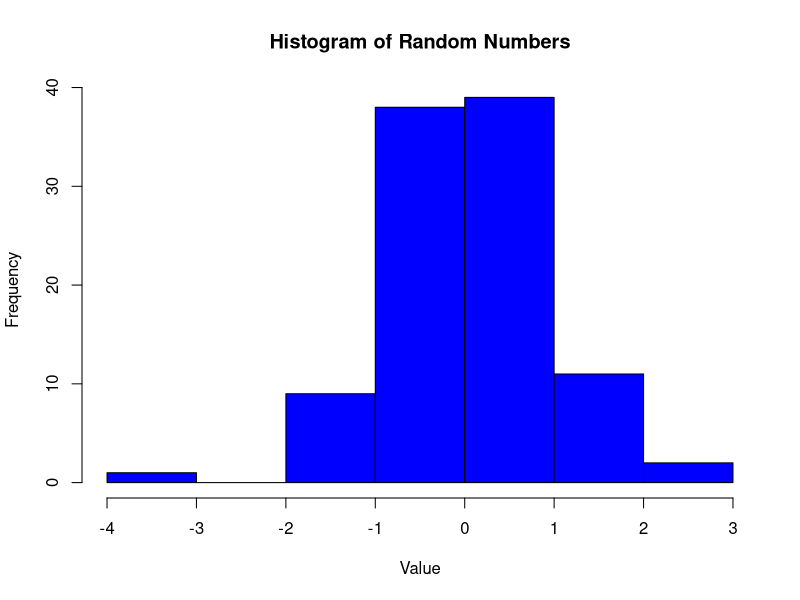
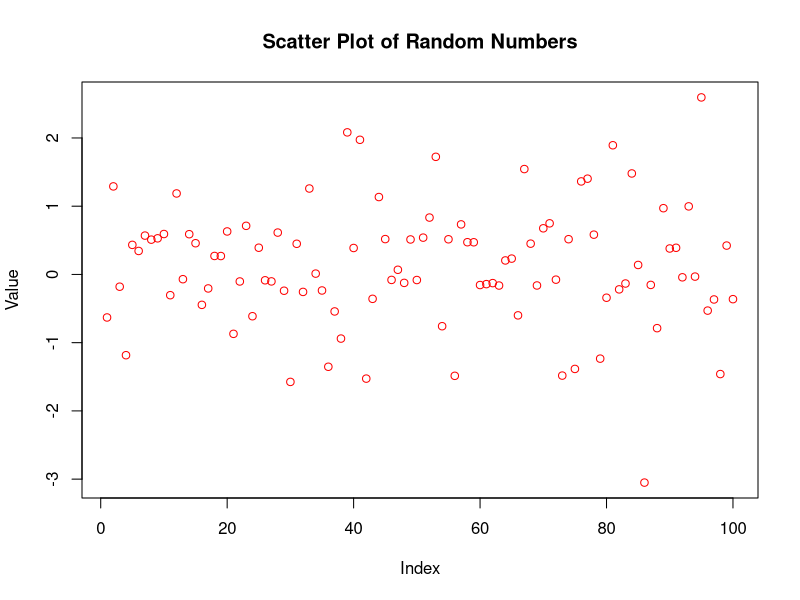
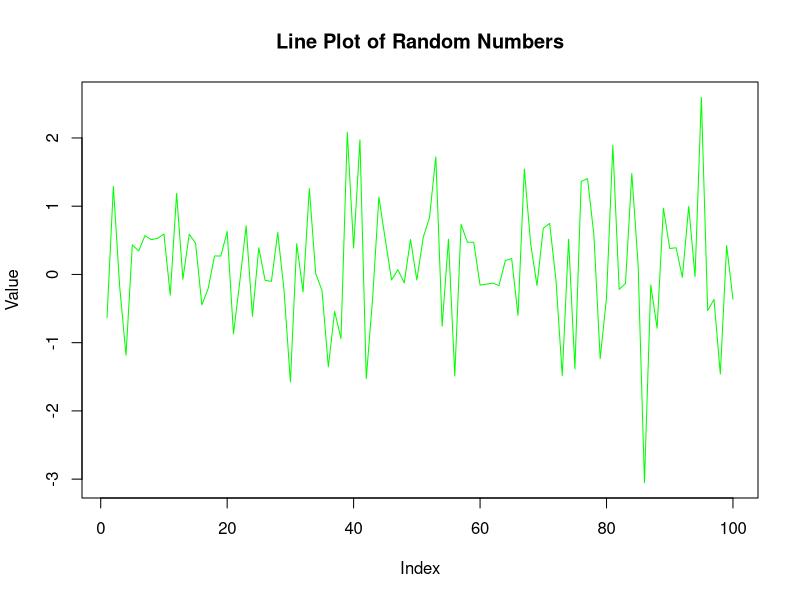
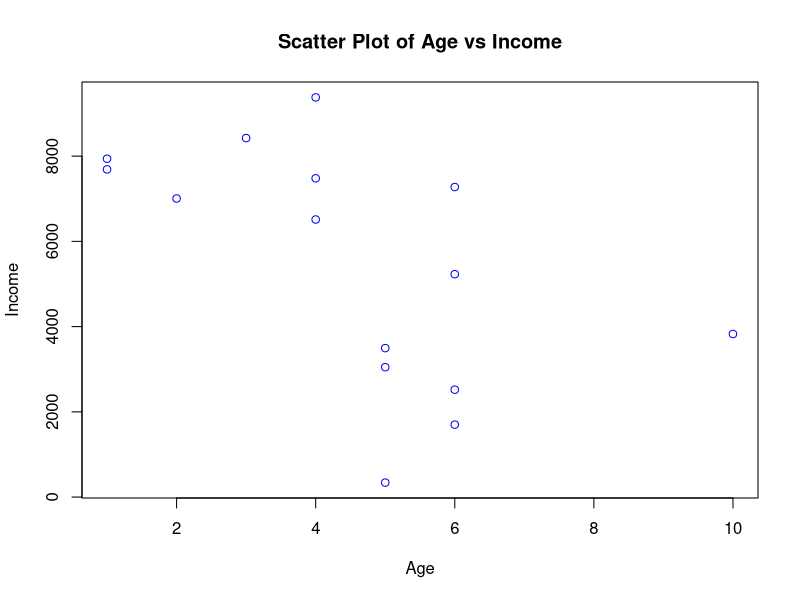

The R script that drew these images, in order:
#basics of R programming
my_mat <- list(
  "add" = 2+3,
  "sub" = 5-2,
  "mult" = 4*3,
  "div" = 20/5,
  "exp" = 2*3,
  "mod" = 10%%3,
  "round" = round(3.14325, 2),
  "seq" = seq(1,10, by =2),
  "sqrt" = sqrt(16),
  "assign" = x <- 7,

  "floor_div" = 10%/%3
)
print(my_mat)

#generate 100 random no from normal distribution
random_no <- rnorm(100, mean = 0, sd = 1)
print(random_no)
#plot histogram of random no
hist(random_no, main = "Histogram of Random Numbers", xlab = "Value", ylab = "Frequency", col = "blue") # nolint
plot(random_no, main = "Scatter Plot of Random Numbers", xlab = "Index", ylab = "Value", col = "red") 
#lineplot
plot(random_no, type = "l", main = "Line Plot of Random Numbers", xlab = "Index", ylab = "Value", col = "green") # nolint

x <- c(0:10, 500) #assign to x the values from 0 to 10 and 500
xm = mean(x) #calculate mean of x
print(x)
print(xm)


var_x <- var(x) #calculate the variance of x
print(var_x)
sd_x <- sd(x) #calculates the standard deviation of x
print(sd_x)
sqrt(var_x) == sd_x  #check if the square root of variance equals standard deviation
 if (sqrt((var_x)) == sd_x) {
    print("The square root of variance equals standard deviation.")
 } else {

        print("The squareroot of variance is not equal to standard deviation")
    }


#vector using concatenate(c) funct
my_vector <- c(1,2,3,4,5)
print(my_vector)
#vector using sequence(seq) funct
my_vector2 <- seq(1,10, by =2)
print(my_vector2)

#matrix using matrix() finct
my_matrix <- matrix(1:9, nrow = 3, ncol =3)
print(my_matrix)

m1 <- matrix(1:6, nrow =2, byrow =TRUE) #create a matrix with 2 rows and 3 columns, filling it by row
print(m1)

my_list <- list(
    "name" = "Jackie",
    "age" = 30,
    "is_student" = TRUE,
    "adm_no" = "st01/50297/2024"
)
print(my_list)

my_list2 <- list(a = 1:3,
           b = c("apple", "banana", "cherry"), # nolint: indentation_linter.
                  kids = c("Jackie", "John", "Jane"))
my_list2$a
my_list2$kids
str(my_list2) #structure of the list

myarray <- as.array(1:12, dim = c(2,3,2))  #create a 3D array with dimensions 2x3x2
print(myarray)

my_array <- array(1:24, dim = c(2,3,4)) #create a 3D array with dimensions 2x3x4
print(my_array)

my_arrray2 <- str(array(1:10, dim = 30)) #create a 3D array with dimensions 2x3x4 and print its structure
print(my_arrray2)

my_array3 <- array(1:3, c(2,6)) #create a 2D array by recycling the value(1,2,)
print(my_array3)

y <- c("Tom","Kim","Harriet", "John", "Mary") #character
print(typeof(y))
z <- c(TRUE, FALSE, TRUE, TRUE, FALSE)
print(typeof(z))
xx <- c(1.2, "Nairobi")
print(typeof(xx))
xxx <- c(TRUE, 1.2, "Kigali")
print(typeof(xxx))
print(length(xxx)) #vector length
print(nchar(xxx)) #number of characters


#dataset from hypothetical survey for 15 individuals
#gender
gender <- sample(c("Male", "Female"), 15, replace = TRUE) 
#age
age <- sample(0:10, 15, replace = TRUE) 

#weight numeric vector with 15 values from 25 -80)kgs
weight <- sample(25:80, 15, replace = TRUE) 

#marital_status
marital_status <- sample(c("Single", "Married", "Divorced"), 15, replace = TRUE) 

#income
income <- sample(0:10000, 15, replace = TRUE)

#combine all vectors into a data frame
survey_data <- data.frame(gender, age, weight, marital_status, income)
print(survey_data)

#summary of the dataset
print(summary(survey_data) )

#libraries in R
#installing ggplot2 package for data visualization
#install.packages("ggplot2")
library(ggplot2)
#installing dplyr package for data manipulation
#install.packages("dplyr")
library(dplyr)

#use ggplot to create a scatter plot of age against incom

  plot(survey_data$age, survey_data$income, 
       main = "Scatter Plot of Age vs Income", 
       xlab = "Age", ylab = "Income", col = "blue")

#use dplyr to filter the dataset for individuals with income greater than 5000
high_income <- survey_data %>% filter(income > 5000)
print(high_income)
